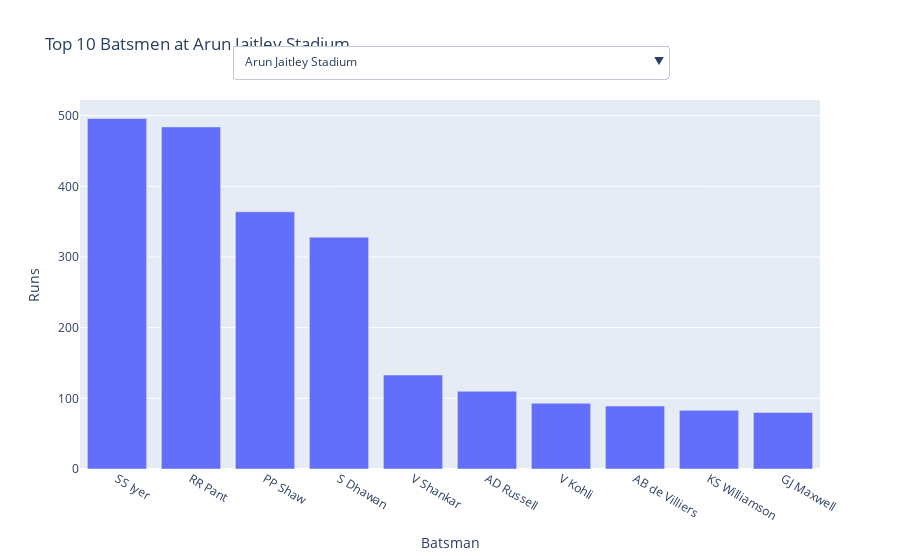

The cell this chart's notebook holds for it:
### Markdown cell above
#### 🔽 Step 5: Add Dropdown for Venue Selection

We finalize the chart by integrating the dropdown, letting users select any stadium to view top run scorers there.

### Code cell
# Update the layout of the figure with the dropdown menu and titles
fig.update_layout(
    updatemenus=[
        dict(
            buttons=buttons,
            active=0,
            x=0.5, xanchor="center",
            y=1.15, yanchor="top",
            direction="down"
        )
    ],
    title=f"Top 10 Batsmen at {venues[0]}", # Set initial title
    xaxis_title="Batsman",
    yaxis_title="Runs"
)

fig.show()
# write_html(fig, file='interactive_charts/Top_10_Batsmen_By_Venue.html', full_html=True)
# IFrame(src="interactive_charts/Top_10_Batsmen_By_Venue.html", width='100%', height=550)
